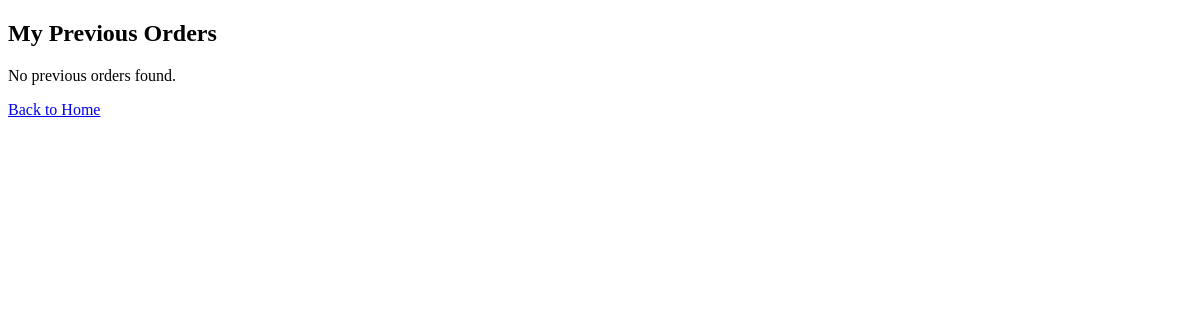
Page /my-orders/ (signed in) on the earlier database version.
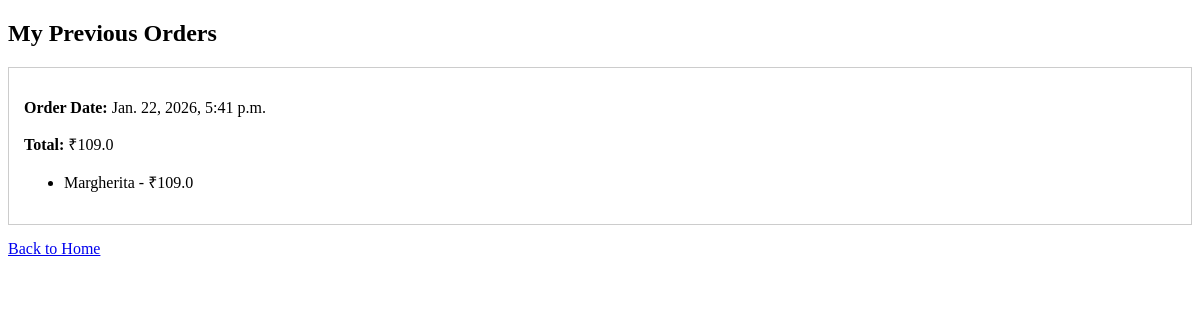
Same page on the later database version.
### delivery/models.py (models this page shows, shortened)
class Order(models.Model):
    customer = models.ForeignKey(User, on_delete=models.CASCADE, related_name="orders")
    total_price = models.FloatField()
    created_at = models.DateTimeField(auto_now_add=True)

class OrderItem(models.Model):
    order = models.ForeignKey(Order, on_delete=models.CASCADE, related_name="items")
    name = models.CharField(max_length=50)
    price = models.FloatField()

### delivery/views.py (the view)
# urls.py: path("my-orders/", views.order_history_page, name="order_history_page"),
def order_history_page(request):
  user_id = request.session.get("user_id")
  if not user_id:
    return redirect("signin")
  customer = get_object_or_404(User, id=user_id)
  orders = Order.objects.filter(customer=customer).order_by("-created_at")
  return render(request, "delivery/order_history.html", {
    "orders": orders
  })

### delivery/templates/delivery/order_history.html (shortened to what this page needs)
<!DOCTYPE html>
<html>
<head>
</head>
<body>
<h2>My Previous Orders</h2>
{% if orders %}
  {% for order in orders %}
    <div style="border:1px solid #ccc; padding:15px; margin-bottom:15px;">
      <p><strong>Order Date:</strong> {{ order.created_at }}</p>
      <p><strong>Total:</strong> ₹{{ order.total_price }}</p>
      <ul>
        {% for item in order.items.all %}
          <li>{{ item.name }} - ₹{{ item.price }}</li>
        {% endfor %}
      </ul>
    </div>
  {% endfor %}
{% else %}
  <p>No previous orders found.</p>
{% endif %}
<a href="{% url 'signin' %}">Back to Home</a>
</body>
</html>

Differences in the rows shown:
added Order: created_at "Jan. 22, 2026, 5:41 p.m.", total_price "109.0"
added OrderItem: name "Margherita", price "109.0"
Other differences:
text no longer shown: "No previous orders found."
